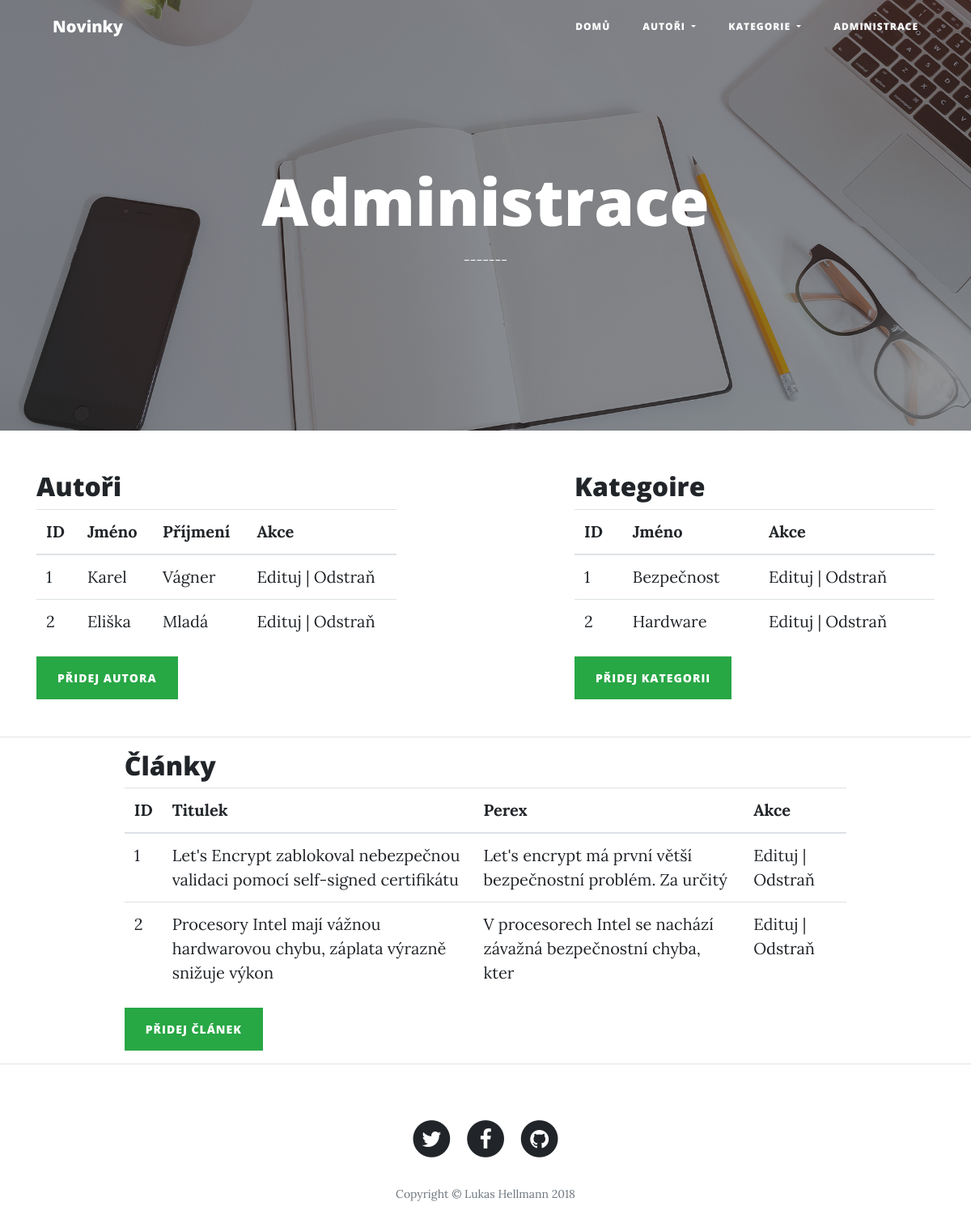
The app's page /admin.php with its own data.
### tables this page shows
CREATE TABLE `author` (
  `id` int(11) NOT NULL,
  `name` varchar(20) NOT NULL,
  `surname` varchar(50) NOT NULL
);

CREATE TABLE `category` (
  `id` int(11) NOT NULL,
  `name` varchar(50) NOT NULL
);

CREATE TABLE `article` (
  `id` int(10) UNSIGNED NOT NULL,
  `author_id` int(11) NOT NULL,
  `category_id` int(11) NOT NULL,
  `title` varchar(150) NOT NULL,
  `perex` text NOT NULL,
  `text` text NOT NULL,
  `created_at` timestamp NOT NULL DEFAULT CURRENT_TIMESTAMP
);

### model/GeneralRepository.php (called while the page is built, shortened)
<?php
    abstract class GeneralRepository {
        protected $db;
        protected $sql;
        protected $orderColumn;
        public function __construct(Database $db) {
            $this->db = $db;
        }
        protected final function setSql($sql) {
            $this->sql = $sql;
        }
        public function get(int $count = null) {
            $sql = $this->sql." order by ".$this->orderColumn;
            return $this->db->SelectAll($sql);
        }
    }
?>

### model/AuthorRepository.php (called while the page is built, shortened)
<?php
    require_once 'GeneralRepository.php';
    class AuthorRepository extends GeneralRepository {
        public function __construct(Database $db) {
            $this->orderColumn = "id";
        }
    }
?>

### model/Database.php (called while the page is built, shortened)
<?php
class Database {
    private $conn;
    function __construct() {
        try {
            $this->conn = new PDO("mysql:host=" . self::HOST . ";dbname=" . self::DBNAME, self::USER, self::PASSWORD);
            $this->conn->query('SET NAMES utf8');
        } catch (Exception $e) {
            die('Chyba připojení k databázi');
        }
    }
    function selectAll($query, $params = []) {
        return $this->execute($query, $params)->fetchAll();
    }
    private function execute($query, $data = []) {
        $stmt = $this->conn->prepare($query);
        $result = $stmt->execute($data);
        return $stmt;
    }
}

### model/CategoryRepository.php (called while the page is built, shortened)
<?php
    require_once 'GeneralRepository.php';
    class CategoryRepository extends GeneralRepository {
        public function __construct(Database $db) {
            $this->orderColumn = "id";
        }
    }
?>

### model/ArticleRepository.php (called while the page is built, shortened)
<?php
    require_once 'GeneralRepository.php';
    class ArticleRepository extends GeneralRepository {
        public function __construct(Database $db) {
            $this->orderColumn = "ar.id";
        }
    }
?>

### admin.php (the view, shortened to what this page needs)
<?php
    require_once 'model/ArticleRepository.php';
    require_once 'model/CategoryRepository.php';
    require_once 'model/AuthorRepository.php';
    require_once 'model/Database.php';
    $db = new Database();
    $rep_article = new ArticleRepository($db);
    $rep_category = new CategoryRepository($db);
    $rep_author = new AuthorRepository($db);
    $articles = $rep_article->get();
    $authors = $rep_author->get();
    $categories = $rep_category->get();
    require_once 'layout.html';
?>
<?= $head ?>
<body>
    <?= $nav ?>
    <header class="masthead" style="background-image: url('img/home-bg.jpg')">
        <div class="overlay">
        </div>
        <div class="container">
            <div class="row">
                <div class="col-lg-8 col-md-10 mx-auto">
                    <div class="site-heading">
                        <h1>Administrace</h1>
                        <span class="subheading">-------</span>
                    </div>
                </div>
            </div>
        </div>
    </header>
    <div class="container">
        <div class="row">
            <div class="col-md-5">
                <h2>Autoři</h2>
                <table class="table">
                    <thead>
                        <tr>
                            <th>ID</th>
                            <th>Jméno</th>
                            <th>Příjmení</th>
                            <th>Akce</th>
                        </tr>
                    </thead>
                    <tbody>
                        <?php foreach($authors as $item): ?>
                        <tr>
                            <td><?= $item['id'] ?></td>
                            <td><span><?= $item['name'] ?></span></td>
                            <td><span><?= $item['surname'] ?></span></td>
                            <td><a href="add_edit_author.php?id_author=<?= $item['id'] ?>">Edituj</a> | <a href="add_edit_author.php?id_author=<?= $item['id'] ?>&action=remove">Odstraň</a></td>
                        </tr>
                        <?php endforeach; ?>
                    </tbody>
                </table>
                <a class="btn btn-success" href="add_edit_author.php">Přidej Autora</a>
            </div>
            <div class="col-md-2"></div>
            <div class="col-md-5">
                <h2>Kategoire</h2>
                <table class="table">
                    <thead>
                        <tr>
                            <th>ID</th>
                            <th>Jméno</th>
                            <th>Akce</th>
                        </tr>
                    </thead>
                    <tbody>
                        <?php foreach($categories as $item): ?>
                        <tr>
                            <td><?= $item['id'] ?></td>
                            <td><span><?= $item['name'] ?></span></td>
                            <td><a href="add_edit_category.php?id_category=<?= $item['id'] ?>">Edituj</a> | <a href="add_edit_category.php?id_category=<?= $item['id'] ?>&action=remove">Odstraň</a></td>
                        </tr>
                        <?php endforeach; ?>
                    </tbody>
                </table>
                <a class="btn btn-success" href="add_edit_category.php">Přidej Kategorii</a>
            </div>
        </div>
    </div>
    <br>
    <hr>
    <div class="row">
        <div class="col-md-9 mx-auto">
            <h2>Články</h2>
            <table class="table">
                <thead>
                    <tr>
                        <th>ID</th>
                        <th>Titulek</th>
                        <th>Perex</th>
                        <th>Akce</th>
                    </tr>
                </thead>
                <tbody>
                    <?php foreach($articles as $item): ?>
                    <tr>
                        <td><?= $item['id_article'] ?></td>
                        <td><span><?= $item['title'] ?></span></td>
                        <td><span><?= substr($item['perex'], 0, 70); ?></span></td>
                        <td><a href="add_edit_article.php?id_article=<?= $item['id_article'] ?>">Edituj</a> | <a href="add_edit_article.php?id_article=<?= $item['id_article'] ?>&action=remove">Odstraň</a></td>
                    </tr>
                    <?php endforeach; ?>
                </tbody>
            </table>
            <a class="btn btn-success" href="add_edit_article.php">Přidej článek</a>
        </div>
    </div>
    <?= $foot ?>
</body>
</html>

### records on screen
author: id "1", name "Karel", surname "Vágner"
author: id "2", name "Eliška", surname "Mladá"
category: id "1", name "Bezpečnost"
category: id "2", name "Hardware"
article: id "1", title "Let's Encrypt zablokoval nebezpečnou validaci pomocí self-signed certifikátu", perex "Let's encrypt má první větší bezpečnostní problém. Za určitý"
article: id "2", title "Procesory Intel mají vážnou hardwarovou chybu, záplata výrazně snižuje výkon", perex "V procesorech Intel se nachází závažná bezpečnostní chyba, kter"

### other values on screen
$nav "Novinky DOMŮ AUTOŘI KATEGORIE ADMINISTRACE"
$foot "Copyright © Lukas Hellmann 2018"
